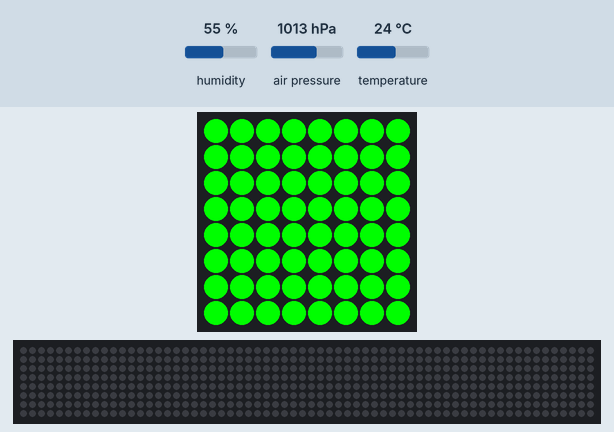
Recording of a program running on a simulated Raspberry Pi (BCM pin numbers) with a Sense HAT. Parts: the Sense HAT's 8×8 RGB LED matrix, a strip that is not on the board, showing the scrolling text unrolled. The inputs (shaded band) are chosen by the test bench; at power-on: humidity 55 %, air pressure 1013 hPa, temperature 24 °C. The 64×8 strip is a reading aid, not a part: it shows the text the matrix is scrolling, unrolled, one strip-width of it at a time; what the program prints to the terminal is not drawn.

Above: at 0.07 s.
At 0.58 s:
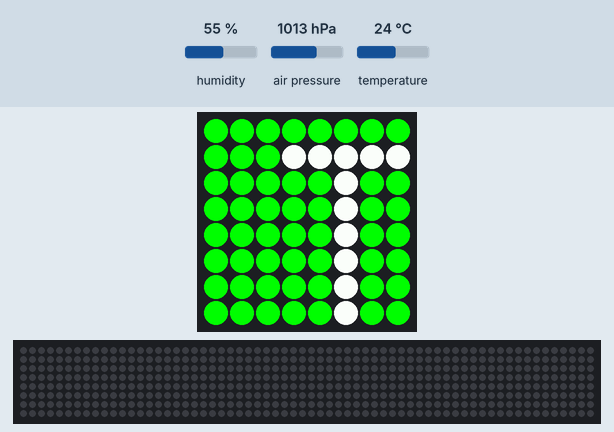
At 13.87 s:
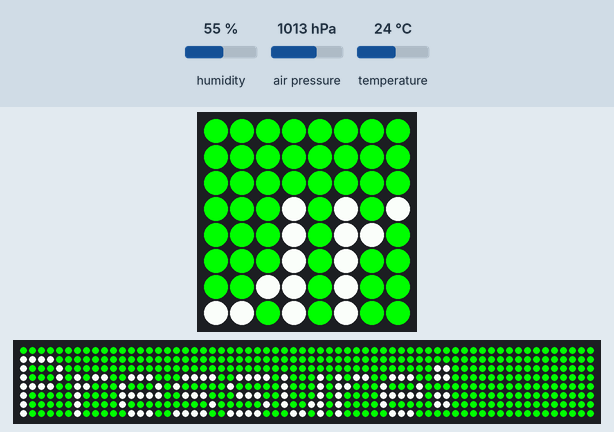
At 27.16 s:
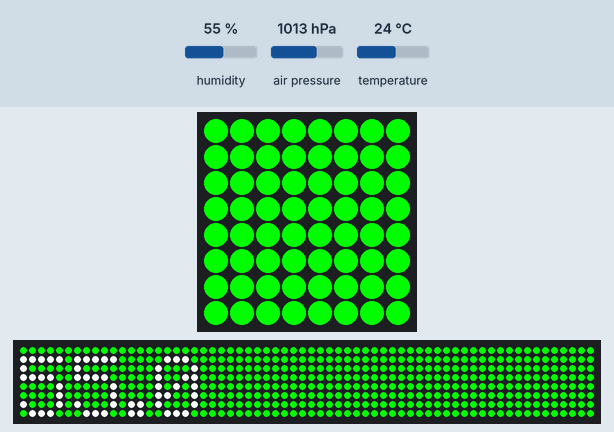
At 27.66 s:
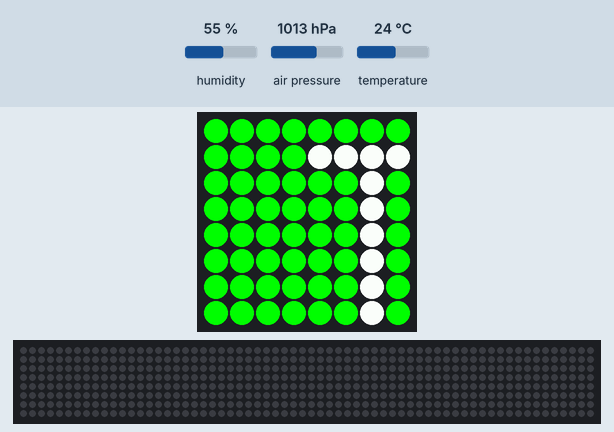
At 39.85 s:
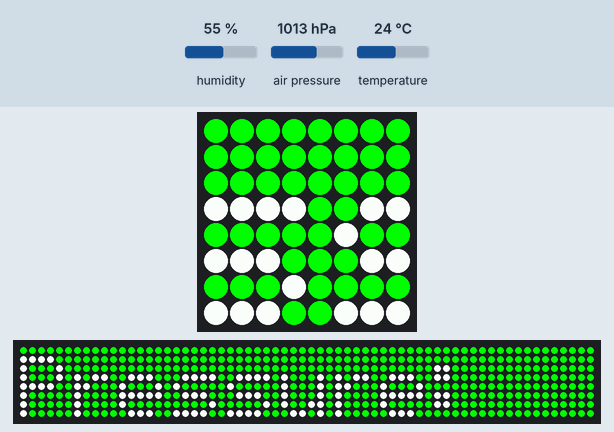

The program:

sensehat_get_PresTempHum_TempAlert.py
```python
#!/usr/bin/env python3

from sense_hat import SenseHat
from time import sleep


sense = SenseHat()
sense.clear()

# Define the colours red and green
red = (255, 0, 0)
green = (0, 255, 0)

try:
    pressure = sense.get_pressure()
    pressure = round(pressure, 1) # Round off the pressure to 1 decimal place.
    print("Pressure now is", pressure)

    temp = sense.get_temperature()
    temp = round(temp, 1) # Round off the temp to 1 decimal place.
    print("Temperature now is", temp)

    humidity = sense.get_humidity()
    humidity = round(humidity, 1) # Round off humidity to 1 decimal place.
    print("Humidity now is", humidity)

    while True:
        message = "Temperature: " + str(temp) + " Pressure: " + str(pressure) + " Humidity: " + str(humidity)

        if temp > 18.3 and temp < 26.7:
            bg = green
        else:
            bg = red

        # From sense, use the show_message method to scroll the message at speed 0.1.
        sense.show_message(message, scroll_speed = 0.1, back_colour=bg)

except KeyboardInterrupt:
    pass

sense.clear()
```
